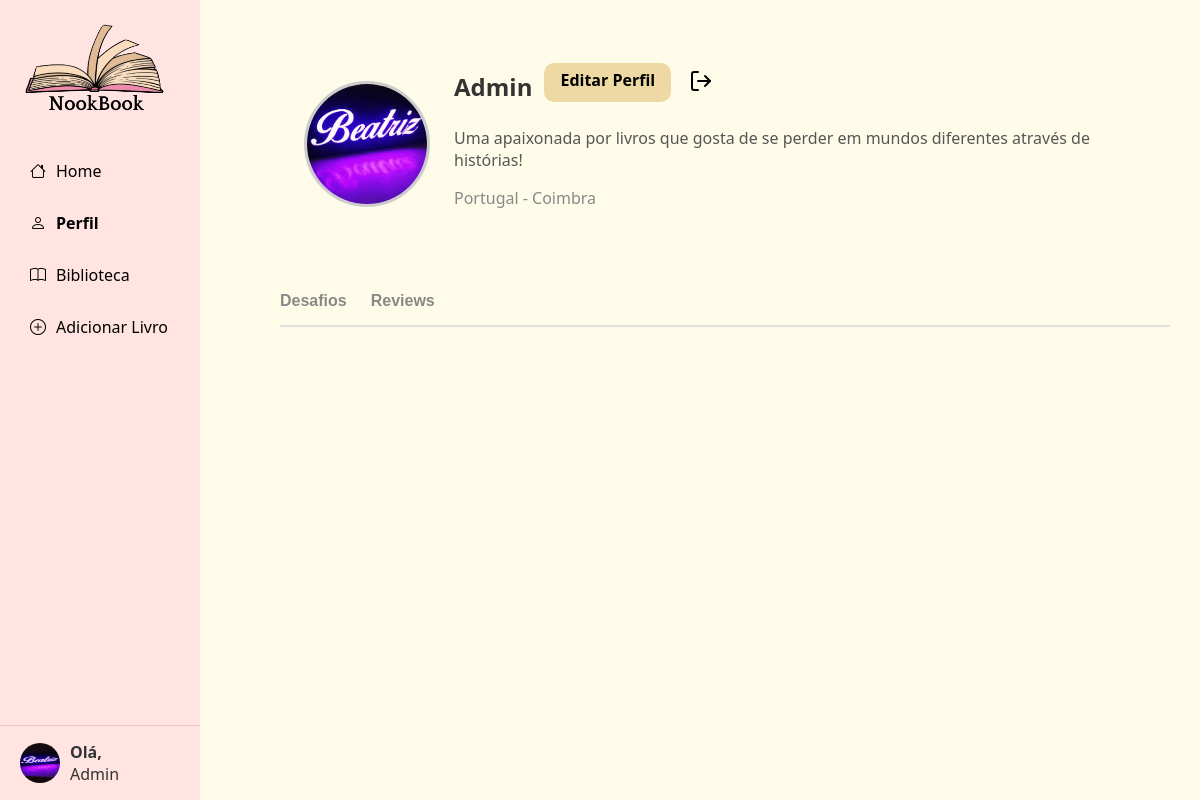
The app's page /auth/perfil/ (signed in) with its own data.
### nookbook/apps/Utilizadores/models.py (models this page shows, shortened)
class Utilizador(AbstractUser):
    nome = models.CharField(max_length=100, default="Utilizador")
    username = models.CharField(max_length=100, unique=True)
    email = models.EmailField(unique=True)
    biografia = models.CharField(max_length=1000, blank=True, null=True)
    foto_perfil = models.ImageField(upload_to=user_directory_path, blank=True, null=True)
    data_nascimento = models.DateField(blank=True, null=True)
    pais = models.CharField(max_length=100, blank=True, null=True)
    IDIOMAS_CHOICES = [
        ('pt', 'Português'),
        ('en', 'Inglês'),
        ('es', 'Espanhol'),
        ('fr', 'Francês'),
        ('de', 'Alemão'),
    ]
    idioma = models.CharField(max_length=10, choices=IDIOMAS_CHOICES, default='pt')
    generos_fav = models.ManyToManyField('Livros.Generos', blank=True, related_name='utilizadores')
    USERNAME_FIELD = "email"
    REQUIRED_FIELDS = ["username"]
    EMAIL_FIELD = "email"
    objects = UtilizadorManager()

### nookbook/apps/Utilizadores/views.py (the view)
# urls.py: path('perfil/', views.perfil_view, name='perfil'),
@login_required
def perfil_view(request):
    user = request.user
    ano_atual = datetime.now().year
    desafios = DesafioLeitura.objects.all()
    for desafio in desafios:
        desafio.esta_a_participar = user in desafio.participantes.all()
    reviews_bd = Avaliacao.objects.filter(utilizador=user).select_related('livro')
    reviews_api_raw = AvaliacaoAPI.objects.filter(utilizador=user)
    reviews_api = []
    for r in reviews_api_raw:
        if r.titulo and r.comentario:
            reviews_api.append({
                'titulo': r.titulo,
                'autor': r.autor or "Autor desconhecido",
                'capa_url': r.capa_url or "/static/imagens/capa_default.png",
                'comentario': r.comentario,
                'avaliacao': r.avaliacao,
            })
    context = {
        'user': user,
        'esconder_barra_pesquisa': True,
        'current_year': ano_atual,
        'desafios': desafios,
        'reviews_bd': reviews_bd,
        'reviews_api': reviews_api,
    }
    return render(request, 'perfil.html', context)

### nookbook/apps/Utilizadores/templates/perfil.html (shortened to what this page needs)
{% extends 'base.html' %}
{% load static %}
{% block extra_head %}
<link rel="stylesheet" href="{% static 'Utilizadores/css/perfil.css' %}">
{% endblock %}
{% block content %}
<div class="profile-header-new">
  <div class="profile-image-section">
    {% if user.foto_perfil %}
    <img src="{{ user.foto_perfil.url }}" alt="Foto de perfil" class="profile-image">
    {% else %}
    <img src="{% static 'imagens/profile_picture.png' %}" alt="Foto de perfil padrão" class="profile-image">
    {% endif %}
  </div>
<div class="profile-details">
  <div class="profile-actions">
    <h1 class="profile-username">{{ user.username }}</h1>
    <div class="profile-buttons">
      <a href="{% url 'editar_perfil' %}" class="btn-edit">Editar Perfil</a>
      <form method="post" action="{% url 'confirmar_logout' %}">
        <button type="submit" class="btn-logout-icon" title="Terminar sessão">
        </button>
      </form>
    </div>
  </div>
  <p class="profile-bio">{{ user.biografia|default:"Sem biografia..." }}</p>
  <p class="profile-location">{{ user.pais|default:"País desconhecido" }}</p>
</div>
</div>
<div class="tabs">
  <button class="tab" data-tab="desafios">Desafios</button>
  <button class="tab" data-tab="reviews">Reviews</button>
</div>
</div>
{% endblock %}

### nookbook/templates/base.html (shortened to what this page needs)
{% load static %}
<!DOCTYPE html>
<html lang="pt">
<head>
    <link rel="stylesheet" href="{% static 'css/styles.css' %}">
    <link href="https://cdn.jsdelivr.net/npm/bootstrap-icons/font/bootstrap-icons.css" rel="stylesheet">
    {% block extra_head %}{% endblock %}
</head>
<body>
<div class="container-menu">
    <aside id="sidebar" class="sidebar">
        <div class="top">
            <div class="logo">
                {% if user.is_authenticated %}
                    <a href="{% url 'inicio' %}">
                {% else %}
                    <a href="{% url 'pagina_inicial' %}">
                {% endif %}
                    <img src="{% static 'imagens/logo.png' %}" alt="Logo">
                    </a>
            </div>
        </div>
        <nav class="nav">
            <a href="{% if user.is_authenticated %}{% url 'inicio' %}{% else %}{% url 'pagina_login' %}{% endif %}" class="nav-item {% if request.resolver_match.url_name == 'inicio' %}active{% endif %}">
                <i class="bi bi-house"></i> Home
            </a>
            <a href="{% if user.is_authenticated %}{% url 'perfil' %}{% else %}{% url 'pagina_login' %}{% endif %}" class="nav-item {% if request.resolver_match.url_name == 'perfil' %}active{% endif %}">
                <i class="bi bi-person"></i> Perfil
            </a>
            <a href="{% if user.is_authenticated %}{% url 'pagina_biblioteca' %}{% else %}{% url 'pagina_login' %}{% endif %}" class="nav-item {% if request.resolver_match.url_name == 'pagina_biblioteca' %}active{% endif %}">
                <i class="bi bi-book"></i> Biblioteca
            </a>
            <a href="{% if user.is_authenticated %}{% url 'adicionar_livro' %}{% else %}{% url 'pagina_login' %}{% endif %}" class="nav-item {% if request.resolver_match.url_name == 'adicionar_livro' %}active{% endif %}">
                <i class="bi bi-plus-circle"></i> Adicionar Livro
            </a>
        </nav>
        <div class="bottom-profile">
            <a href="{% url 'perfil' %}" class="profile-link">
                {% if user.is_authenticated and user.foto_perfil %}
                <img src="{{ user.foto_perfil.url }}" alt="Perfil">
                {% else %}
                <img src="{% static 'imagens/profile_picture.png' %}" alt="Perfil">
                {% endif %}
                <div class="profile-info">
                    <strong>Olá,</strong><br>
                    <span>
                        {% if user.is_authenticated %}
                        {{ user.username }}
                        {% else %}
                        Visitante
                        {% endif %}
                    </span>
                </div>
            </a>
        </div>
    </aside>
    <main id="main-content">
        {% block content %}
        {% endblock %}
</body>
</html>

### nookbook/static/css/styles.css (style rules this page uses)
body { font-family: 'Segoe UI', sans-serif; background-color: #fefce8; color: #333; padding-left: 50px; margin: 0; }
.container-menu { display: flex; min-height: 100vh; }
.sidebar { width: 200px; background-color: #ffe4e1; display: flex; flex-direction: column; justify-content: space-between; position: fixed; top: 0; left: 0; bottom: 0; z-index: 1000; transition: transform 0.3s ease; overflow-y: auto; height: 100%; }
.sidebar .top { padding: 20px; display: flex; align-items: center; justify-content: center; }
.sidebar .logo img { height: 100px; }
.nav { flex-grow: 1; }
.nav-item { display: flex; align-items: center; padding: 15px 5px 15px 10px; margin: 0 20px; text-decoration: none; color: #000; border-radius: 12px; transition: background-color 0.2s, box-shadow 0.2s; }
.nav-item i { margin-right: 10px; }
.nav-item.active { font-weight: bold; }
.bottom-profile { display: flex; align-items: center; padding: 15px 20px; border-top: 1px solid #f1c5c5; }
.bottom-profile img { width: 40px; height: 40px; border-radius: 50%; margin-right: 10px; }
.profile-link { display: flex; align-items: center; text-decoration: none; color: inherit; }
#main-content { margin-left: 200px; padding: 30px; width: calc(100% - 200px); box-sizing: border-box; }

### nookbook/apps/Utilizadores/static/Utilizadores/css/perfil.css (style rules this page uses)
.profile-header-new { display: flex; align-items: center; padding: 24px; margin-bottom: 24px; gap: 24px; }
.profile-image-section { flex-shrink: 0; }
.profile-image { width: 120px; height: 120px; border-radius: 50%; object-fit: cover; border: 3px solid #ccc; }
.profile-details { flex: 1; }
.profile-username { font-size: 24px; font-weight: bold; margin-bottom: 8px; }
.profile-bio { margin-bottom: 8px; color: #555; }
.profile-location { color: #888; margin-bottom: 30px; }
.profile-actions { display: flex; align-items: center; gap: 12px; }
.btn-edit { background-color: #eed9a4; color: black; font-weight: bold; padding: 6px 16px; border-radius: 10px; text-decoration: none; display: inline-block; }
.btn-logout-icon { background: none; border: none; cursor: pointer; padding: 6px; border-radius: 6px; transition: background-color 0.2s ease; }
.tabs { display: flex; gap: 1.5rem; margin-bottom: 1rem; border-bottom: 2px solid #e0e0e0; padding-bottom: 0.5rem; flex-wrap: wrap; }
.tab { background: none; border: none; font-weight: 600; font-size: 1rem; cursor: pointer; color: #888; padding: 0.3rem 0; border-bottom: 2px solid transparent; transition: all 0.2s ease; }
.profile-actions { display: flex; align-items: center; gap: 12px; flex-wrap: wrap; }
.profile-buttons { display: flex; gap: 12px; }

### records on screen
Utilizador: foto_perfil (picture), username "Admin", biografia "Uma apaixonada por livros que gosta de se perder em mundos diferentes através de histórias!", pais "Portugal - Coimbra"
